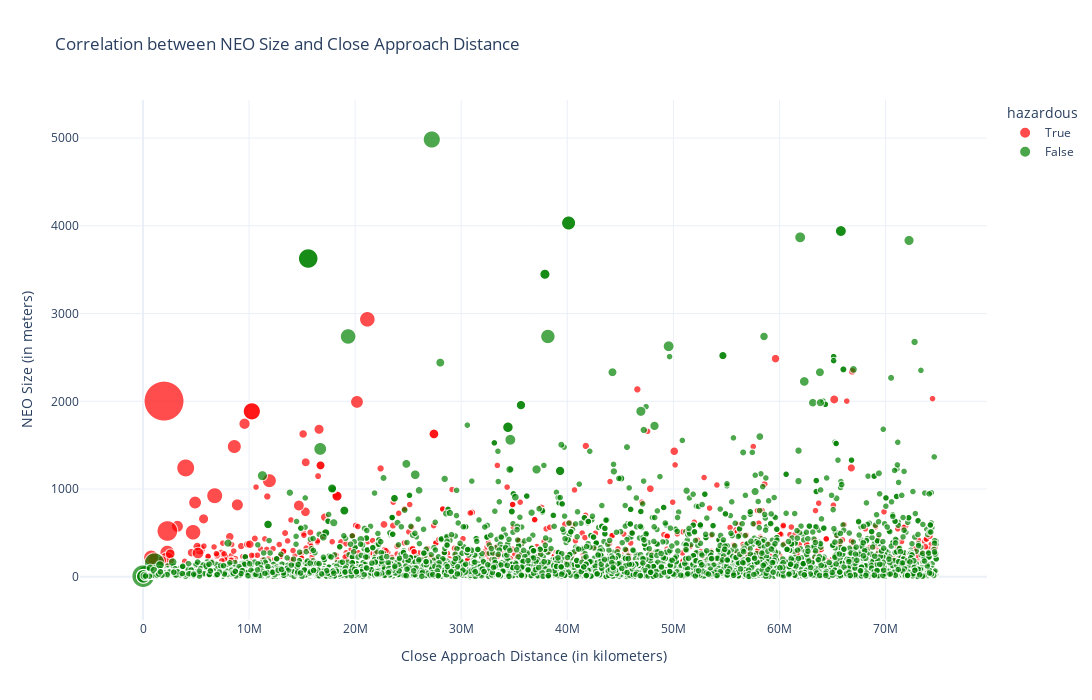

Notebook source saved alongside this figure:
### Markdown cell above
The graph shows that most of the NEOs are non-hazardous and only 6.38% are hazardous

### Code cell
# This plot tells a lot about the dangers of the NEOs.
# y axis: NEOs size 
# x axis: Approach distance
# Marker color: Hazardous: Red - Not hazardous: Green
# Marker size: Danger level. - The danger level is the product of size, approach distance and relative velocity.

import plotly.express as px
import numpy as np

# Define marker size based on the danger_level column
marker_size = df['danger_level']

# Set the desired minimum and maximum marker sizes
marker_min_size = 200
marker_max_size = 40

# Adjust marker size to ensure it is above the minimum size
marker_size = np.maximum(marker_size, marker_min_size)

# Create a scatter plot using Plotly Express
fig = px.scatter(df, y='average_size in meters', x='approach_distance', color='hazardous', hover_data=['name', 'relative_velocity'],
                 labels={'average_size in meters': 'NEO Size (in meters)', 'approach_distance': 'Close Approach Distance (in kilometers)'},
                 title='Correlation between NEO Size and Close Approach Distance',
                 template='plotly_white',
                 size=marker_size,
                 size_max=marker_max_size,
                 color_discrete_map={True: 'red', False: 'green'})

# Add custom hover template
fig.update_traces(hovertemplate='<b>NEO Name:</b> %{customdata[0]}<br><b>NEO Size:</b> %{y} km<br><b>Close Approach Distance:</b> %{x} km<br><b>Relative Velocity:</b> %{customdata[1]} km/s')

# Set the height & width of the plot window
fig.update_layout(height=700, width=1200)

# Show the interactive plot
fig.show()

### Figure 1 — Plotly figure (JSON) as saved in the notebook; plotly's stock layout.template omitted (floating-point values rounded to 4 significant figures; data arrays with more than 128 entries replaced by an {"elided": "..."} marker saying what was removed)
{"data": [{"customdata": {"elided": "507x2 mixed values"}, "hovertemplate": "<b>NEO Name:</b> %{customdata[0]}<br><b>NEO Size:</b> %{y} km<br><b>Close Approach Distance:</b> %{x} km<br><b>Relative Velocity:</b> %{customdata[1]} km/s", "legendgroup": "True", "marker": {"color": "red", "size": {"elided": "507 float values"}, "sizemode": "area", "sizeref": 4.446, "symbol": "circle"}, "mode": "markers", "name": "True", "showlegend": true, "type": "scattergl", "x": {"elided": "507 float values"}, "xaxis": "x", "y": {"elided": "507 float values"}, "yaxis": "y"}, {"customdata": {"elided": "7444x2 mixed values"}, "hovertemplate": "<b>NEO Name:</b> %{customdata[0]}<br><b>NEO Size:</b> %{y} km<br><b>Close Approach Distance:</b> %{x} km<br><b>Relative Velocity:</b> %{customdata[1]} km/s", "legendgroup": "False", "marker": {"color": "green", "size": {"elided": "7444 float values"}, "sizemode": "area", "sizeref": 4.446, "symbol": "circle"}, "mode": "markers", "name": "False", "showlegend": true, "type": "scattergl", "x": {"elided": "7444 float values"}, "xaxis": "x", "y": {"elided": "7444 float values"}, "yaxis": "y"}], "layout": {"height": 700, "legend": {"itemsizing": "constant", "title": {"text": "hazardous"}, "tracegroupgap": 0}, "title": {"text": "Correlation between NEO Size and Close Approach Distance"}, "width": 1200, "xaxis": {"anchor": "y", "domain": [0, 1], "title": {"text": "Close Approach Distance (in kilometers)"}}, "yaxis": {"anchor": "x", "domain": [0, 1], "title": {"text": "NEO Size (in meters)"}}}}
